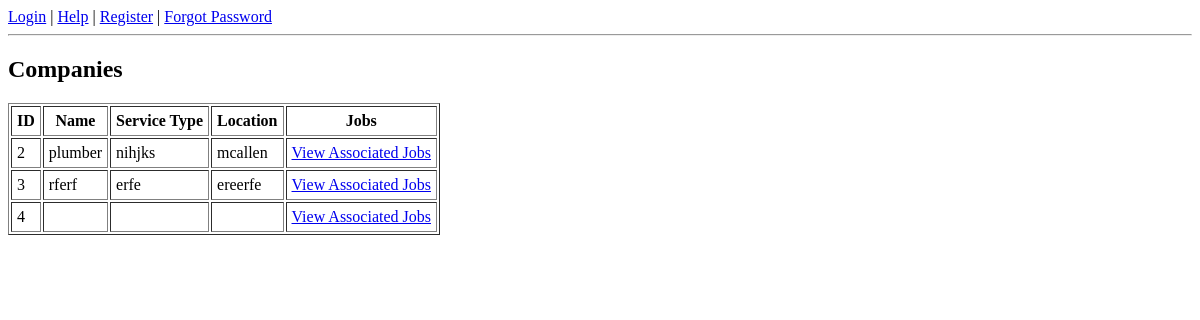
Before: /companies with the older database file.
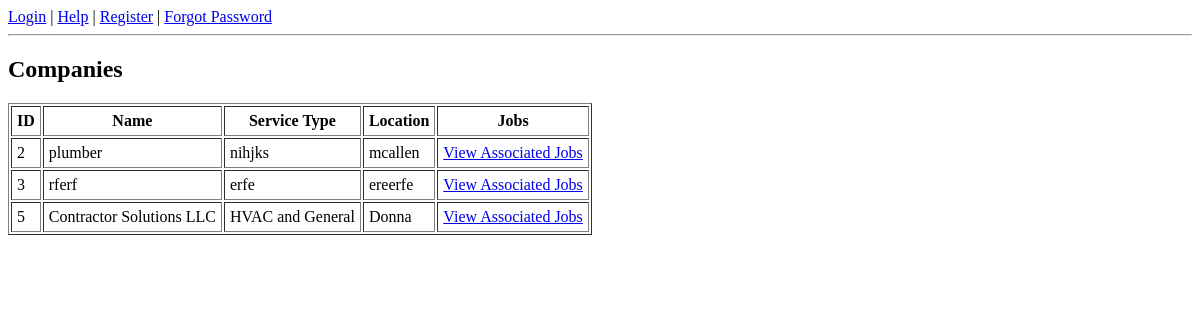
After: the same page with the newer database file.
### tables this page shows
CREATE TABLE Company (
            companyID INTEGER PRIMARY KEY AUTOINCREMENT,
            name TEXT NOT NULL,
            serviceType TEXT,
            location TEXT
        );

### app.py (the view)
@app.route("/companies")
def companies():
    conn = get_db()
    cur = conn.cursor()
    cur.execute("SELECT * FROM Company")
    companies = cur.fetchall()
    role = session.get("role")  # 'client' or 'contractor'
    if role == "contractor":
        return render_template("companies_manage.html", companies=companies)
    return render_template("companies_view.html", companies=companies)

### app.py (called while the page is built)
def get_db():
    conn = sqlite3.connect(DB_FILE)
    conn.row_factory = sqlite3.Row
    return conn

### templates/companies_view.html
{% extends "base.html" %}
{% block content %}
<h2>Companies</h2>
<table border="1" cellpadding="5">
    <tr>
        <th>ID</th>
        <th>Name</th>
        <th>Service Type</th>
        <th>Location</th>
        <th>Jobs</th>
    </tr>
    {% for c in companies %}
        <tr>
            <td>{{ c.companyID }}</td>
            <td>{{ c.name }}</td>
            <td>{{ c.serviceType }}</td>
            <td>{{ c.location }}</td>
            <td><a href="/companies/{{ c.companyID }}/jobs">View Associated Jobs</a></td>
        </tr>
    {% endfor %}
</table>
{% endblock %}

Changed rows visible on the page:
removed Company: companyID "4"
added Company: companyID "5", name "Contractor Solutions LLC", serviceType "HVAC and General", location "Donna"
